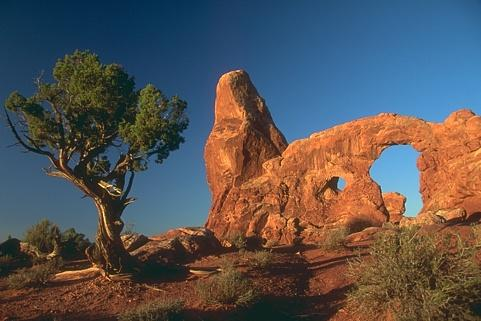
%> input picture CSCI-B 456 - Image Processing/In-Class Exercises/Exercise 8/InClassExercise8_images/img1.jpg, 481 x 321 px
$ octave scratch.m   (GNU Octave 9; MATLAB toolbox functions it lacks are replaced by stand-ins)
%> lines starting %> are read from the running program, lines starting %| are printed output that depends on the picture
he = imread('InClassExercise8_images/img1.jpg');
%> he is the input picture: size 321x481x3 uint8; mean R, G, B 88.3, 84.2, 84.3

% lab_he = rgb2lab(he);
lab_he = im2double(he);

ab = lab_he(:,:,:);
nrows = size(ab,1);
%> nrows = 321
ncols = size(ab,2);
%> ncols = 481
nspace = size(ab,3);
%> nspace = 3
ab = reshape(ab, [nrows*ncols, 3]);

nColors = 3;
% repeat the clustering 3 times to avoid local minima
[cluster_idx, cluster_center] = kmeans(ab,nColors,'distance','sqEuclidean', ...
                                      'Replicates',3);
%> cluster_center = [0.258 0.437 0.593; 0.695 0.426 0.261; 0.215 0.206 0.192]

pixel_labels = reshape(cluster_idx,nrows,ncols);
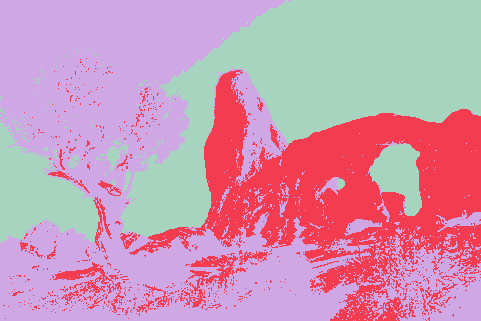
%> pixel_labels: size 321x481 double; 3 distinct labels, from 1 to 3; one colour per label, 0 black
% figure;
% imshow(pixel_labels,[]), title('image labeled by cluster index');

segmented_images = cell(1,3);
rgb_label = repmat(pixel_labels,[1 1 3]);
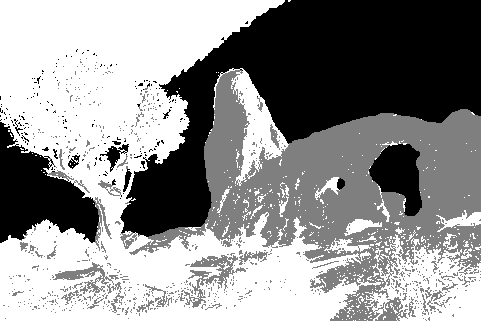
%> rgb_label: size 321x481x3 double; min 1, max 3, mean 2.15; drawn with min black and max white
color = lab_he;
for x = 1:nrows
    for y = 1:ncols
        group_num = pixel_labels(x, y);
        color(x, y, 1) = cluster_center(group_num, 1);
        color(x, y, 2) = cluster_center(group_num, 2);
        color(x, y, 3) = cluster_center(group_num, 3);
    end
end
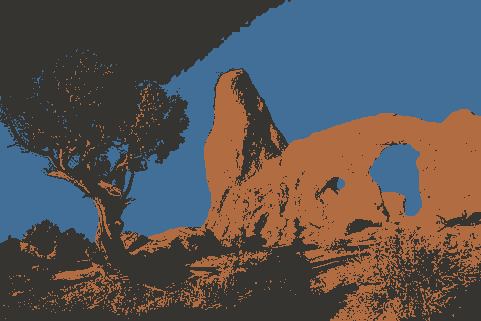
%> color: size 321x481x3 double; mean R, G, B 0.346, 0.33, 0.331; mean of the top-left, top-right, bottom-left and bottom-right quarters 0.255, 0.419, 0.315, 0.355

figure;
imshow(color), title('color');

$ run again, with CSCI-B 456 - Image Processing/In-Class Exercises/Exercise 8/InClassExercise8_images/img2.jpg copied over CSCI-B 456 - Image Processing/In-Class Exercises/Exercise 8/InClassExercise8_images/img1.jpg
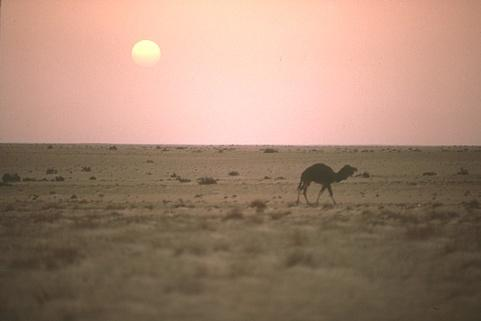
%> input picture CSCI-B 456 - Image Processing/In-Class Exercises/Exercise 8/InClassExercise8_images/img2.jpg, 481 x 321 px
%> he is the input picture: size 321x481x3 uint8; mean R, G, B 163.5, 133.1, 113.9
%> cluster_center = [0.805 0.617 0.548; 0.412 0.348 0.266; 0.984 0.801 0.733]
%> `pixel_labels = reshape(cluster_idx,nrows,ncols);`:
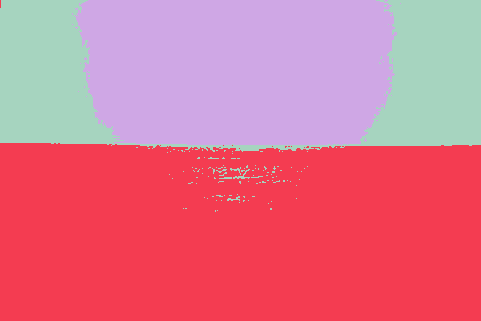
%> pixel_labels: size 321x481 double; 3 distinct labels, from 1 to 3; one colour per label, 0 black
%> after the loop `for x = 1:nrows`:
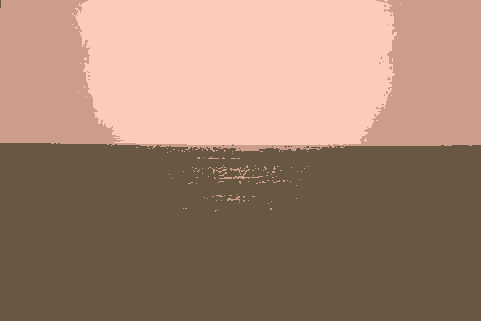
%> color: size 321x481x3 double; mean R, G, B 0.641, 0.522, 0.447; mean of the top-left, top-right, bottom-left and bottom-right quarters 0.731, 0.731, 0.344, 0.343

$ run again, with CSCI-B 456 - Image Processing/In-Class Exercises/Exercise 8/InClassExercise8_images/img3.jpg copied over CSCI-B 456 - Image Processing/In-Class Exercises/Exercise 8/InClassExercise8_images/img1.jpg
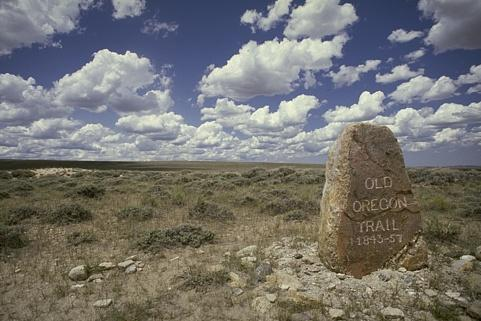
%> input picture CSCI-B 456 - Image Processing/In-Class Exercises/Exercise 8/InClassExercise8_images/img3.jpg, 481 x 321 px
%> he is the input picture: size 321x481x3 uint8; mean R, G, B 116.5, 115, 111.6
%> cluster_center = [0.314 0.304 0.287; 0.689 0.701 0.693; 0.487 0.475 0.461]
%> `pixel_labels = reshape(cluster_idx,nrows,ncols);`:
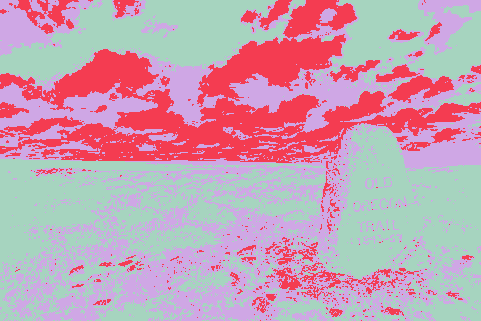
%> pixel_labels: size 321x481 double; 3 distinct labels, from 1 to 3; one colour per label, 0 black
%> after the loop `for x = 1:nrows`:
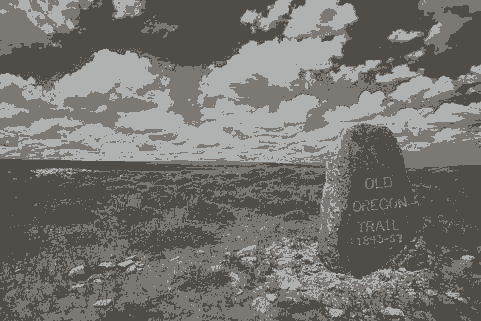
%> color: size 321x481x3 double; mean R, G, B 0.457, 0.451, 0.438; mean of the top-left, top-right, bottom-left and bottom-right quarters 0.509, 0.513, 0.378, 0.395
